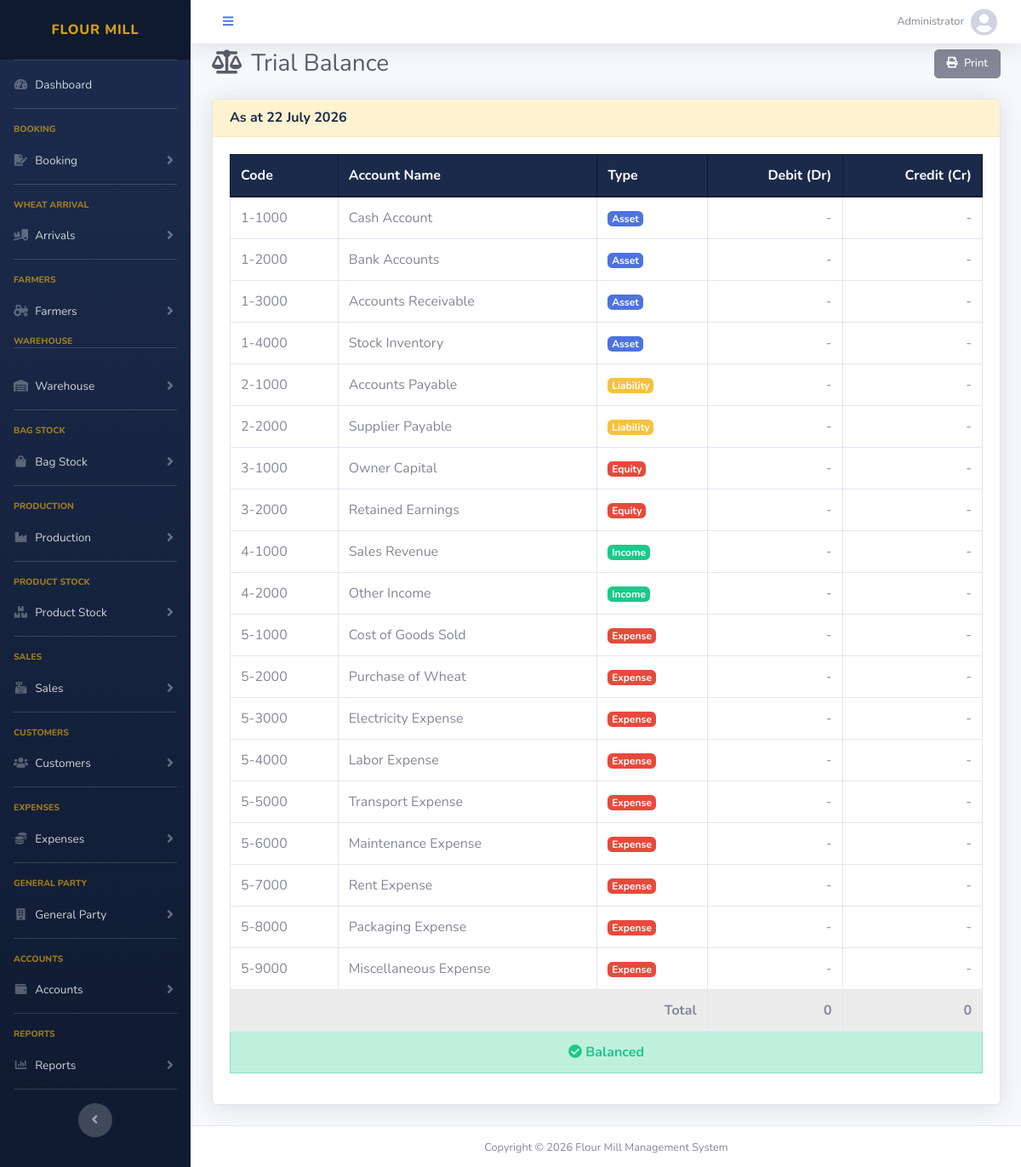
/modules/accounts/trial_balance.php (signed in), run on the app's committed database.
### tables this page shows
CREATE TABLE chart_of_accounts (
    id              INT AUTO_INCREMENT PRIMARY KEY,
    code            VARCHAR(20) NOT NULL UNIQUE,
    name            VARCHAR(150) NOT NULL,
    type            ENUM('asset','liability','equity','income','expense') NOT NULL,
    parent_id       INT DEFAULT NULL,
    opening_balance DECIMAL(12,2) DEFAULT 0.00,
    balance         DECIMAL(12,2) DEFAULT 0.00,
    status          ENUM('active','inactive') DEFAULT 'active',
    created_at      TIMESTAMP DEFAULT CURRENT_TIMESTAMP,
    FOREIGN KEY (parent_id) REFERENCES chart_of_accounts(id)
);

### includes/functions.php (called while the page is built, shortened)
<?php
function money($amount) {
    return number_format($amount, 0);
}

### modules/accounts/trial_balance.php (the view, shortened to what this page needs)
<?php
require_once '../../includes/db.php';
include '../../includes/header.php';
$accounts = $conn->query("SELECT code, name, type, opening_balance, balance FROM chart_of_accounts WHERE parent_id IS NOT NULL AND status='active' ORDER BY code");
?>
<div class="d-sm-flex align-items-center justify-content-between mb-4">
    <h1 class="h3 mb-0 text-gray-800"><i class="fas fa-balance-scale mr-1"></i> Trial Balance</h1>
    <button class="btn btn-sm btn-secondary no-print" onclick="window.print()"><i class="fas fa-print mr-1"></i> Print</button>
</div>
<div class="card shadow mb-4">
    <div class="card-header"><h6 class="font-weight-bold m-0">As at <?= date('d F Y') ?></h6></div>
    <div class="card-body">
        <div class="table-responsive">
            <table class="table table-bordered" width="100%">
                <thead class="thead-dark">
                    <tr>
                        <th>Code</th>
                        <th>Account Name</th>
                        <th>Type</th>
                        <th class="text-right">Debit (Dr)</th>
                        <th class="text-right">Credit (Cr)</th>
                    </tr>
                </thead>
                <tbody>
                    <?php $total_dr=0; $total_cr=0; while ($row = $accounts->fetch_assoc()):
                        $bal = $row['balance'];
                        if (in_array($row['type'], ['asset', 'expense'])) {
                            $dr = $bal > 0 ? $bal : 0;
                            $cr = $bal < 0 ? abs($bal) : 0;
                        } else {
                            $cr = $bal > 0 ? $bal : 0;
                            $dr = $bal < 0 ? abs($bal) : 0;
                        }
                        $total_dr += $dr; $total_cr += $cr;
                    ?>
                    <tr>
                        <td><?= htmlspecialchars($row['code']) ?></td>
                        <td><?= htmlspecialchars($row['name']) ?></td>
                        <td><span class="badge badge-<?= $row['type']=='asset'?'primary':($row['type']=='liability'?'warning':($row['type']=='income'?'success':'danger')) ?>"><?= ucfirst($row['type']) ?></span></td>
                        <td class="text-right"><?= $dr > 0 ? money($dr) : '-' ?></td>
                        <td class="text-right"><?= $cr > 0 ? money($cr) : '-' ?></td>
                    </tr>
                    <?php endwhile; ?>
                </tbody>
                <tfoot class="table-active">
                    <tr>
                        <th colspan="3" class="text-right">Total</th>
                        <th class="text-right"><?= money($total_dr) ?></th>
                        <th class="text-right"><?= money($total_cr) ?></th>
                    </tr>
                    <?php if (abs($total_dr - $total_cr) > 0.01): ?>
                    <tr class="table-danger">
                        <th colspan="3" class="text-right">Difference</th>
                        <th colspan="2" class="text-center text-danger font-weight-bold">Rs <?= money(abs($total_dr - $total_cr)) ?></th>
                    </tr>
                    <?php else: ?>
                    <tr class="table-success">
                        <th colspan="5" class="text-center text-success font-weight-bold"><i class="fas fa-check-circle"></i> Balanced</th>
                    </tr>
                    <?php endif; ?>
                </tfoot>
            </table>
        </div>
    </div>
</div>
<?php include '../../includes/footer.php'; ?>

### includes/header.php (style rules this page uses)
:root { --navy: #1B2A4A; --navy-dark: #0F1A30; --gold: #D4A017; --gold-dark: #B8860B; --gold-light: #FDF3D0; }
.card-header { background-color: var(--gold-light) !important; border-bottom: 1px solid #F5E6B8 !important; }
.card-header .font-weight-bold { color: var(--navy) !important; }
.table .thead-dark th { background-color: var(--navy) !important; border-color: var(--navy-dark) !important; }
.btn { padding: 8px 20px !important; font-size: 14px !important; border-radius: 5px !important; font-weight: 500 !important; }
.btn-sm { padding: 6px 14px !important; font-size: 13px !important; }

### data on the page
chart_of_accounts: code "1-1000", name "Cash Account", type "Asset"
chart_of_accounts: code "1-2000", name "Bank Accounts", type "Asset"
chart_of_accounts: code "1-3000", name "Accounts Receivable", type "Asset"
chart_of_accounts: code "1-4000", name "Stock Inventory", type "Asset"
chart_of_accounts: code "2-1000", name "Accounts Payable", type "Liability"
chart_of_accounts: code "2-2000", name "Supplier Payable", type "Liability"
chart_of_accounts: code "3-1000", name "Owner Capital", type "Equity"
chart_of_accounts: code "3-2000", name "Retained Earnings", type "Equity"
chart_of_accounts: code "4-1000", name "Sales Revenue", type "Income"
chart_of_accounts: code "4-2000", name "Other Income", type "Income"
chart_of_accounts: code "5-1000", name "Cost of Goods Sold", type "Expense"
chart_of_accounts: code "5-2000", name "Purchase of Wheat", type "Expense"
chart_of_accounts: code "5-3000", name "Electricity Expense", type "Expense"
chart_of_accounts: code "5-4000", name "Labor Expense", type "Expense"
chart_of_accounts: code "5-5000", name "Transport Expense", type "Expense"
chart_of_accounts: code "5-6000", name "Maintenance Expense", type "Expense"
chart_of_accounts: code "5-7000", name "Rent Expense", type "Expense"
chart_of_accounts: code "5-8000", name "Packaging Expense", type "Expense"
chart_of_accounts: code "5-9000", name "Miscellaneous Expense", type "Expense", balance "0"

### other printed values
$_SESSION['full_name'] "Administrator"
